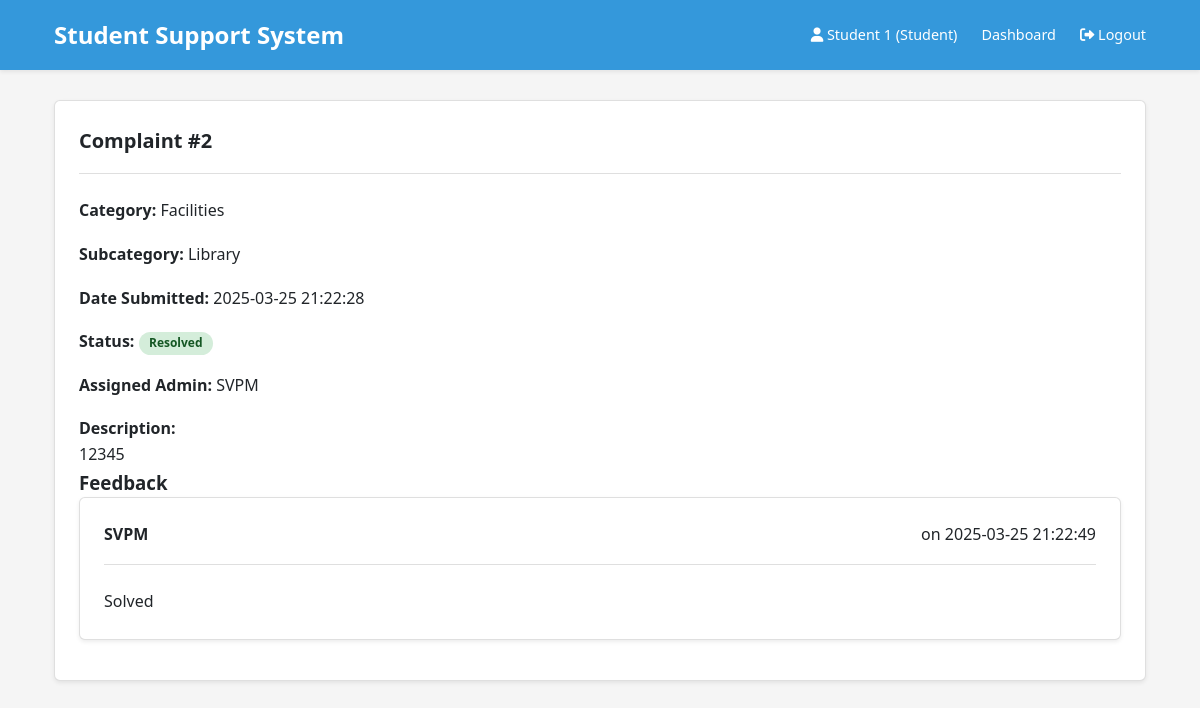
Page /student/complaint/2 (signed in) on the committed database.
### tables this page shows
CREATE TABLE complaints (
                id INTEGER PRIMARY KEY AUTOINCREMENT,
                student_id INTEGER NOT NULL,
                admin_id INTEGER,
                category TEXT NOT NULL,
                subcategory TEXT NOT NULL,
                description TEXT NOT NULL,
                file_path TEXT,
                status TEXT DEFAULT 'pending' CHECK (status IN ('pending', 'in_progress', 'resolved')),
                created_at TIMESTAMP DEFAULT CURRENT_TIMESTAMP,
                updated_at TIMESTAMP DEFAULT CURRENT_TIMESTAMP,
                FOREIGN KEY (student_id) REFERENCES users (id),
                FOREIGN KEY (admin_id) REFERENCES users (id)
            );

CREATE TABLE users (
                id INTEGER PRIMARY KEY AUTOINCREMENT,
                username TEXT UNIQUE NOT NULL,
                password TEXT NOT NULL,
                role TEXT NOT NULL CHECK (role IN ('student', 'admin', 'pending_admin')),
                full_name TEXT NOT NULL,
                email TEXT NOT NULL,
                created_at TIMESTAMP DEFAULT CURRENT_TIMESTAMP
            );

CREATE TABLE feedback (
                id INTEGER PRIMARY KEY AUTOINCREMENT,
                complaint_id INTEGER NOT NULL,
                admin_id INTEGER NOT NULL,
                message TEXT NOT NULL,
                created_at TIMESTAMP DEFAULT CURRENT_TIMESTAMP,
                FOREIGN KEY (complaint_id) REFERENCES complaints (id),
                FOREIGN KEY (admin_id) REFERENCES users (id)
            );

### app.py (the view)
@app.route('/student/complaint/<int:complaint_id>')
@student_required
def view_complaint(complaint_id):
    db = get_db()
    try:
        complaint = db.execute(
            'SELECT c.*, u.full_name as admin_name FROM complaints c '
            'LEFT JOIN users u ON c.admin_id = u.id '
            'WHERE c.id = ? AND c.student_id = ?',
            (complaint_id, session['user_id'])
        ).fetchone()
        if not complaint:
            flash('Complaint not found', 'danger')
            return redirect(url_for('student_dashboard'))
        feedback = db.execute(
            'SELECT f.*, u.full_name as admin_name FROM feedback f '
            'JOIN users u ON f.admin_id = u.id '
            'WHERE f.complaint_id = ? '
            'ORDER BY f.created_at DESC',
            (complaint_id,)
        ).fetchall()
        return render_template('student/complaint.html',
                            complaint=complaint,
                            feedback=feedback,
                            mode='view')
    except sqlite3.Error as e:
        flash(f'Error retrieving complaint: {str(e)}', 'danger')
        return redirect(url_for('student_dashboard'))
    finally:
        db.close()

### app.py (called while the page is built)
def get_db():
    db = sqlite3.connect(app.config['DATABASE'])
    db.row_factory = sqlite3.Row
    return db

def student_required(f):
    @wraps(f)
    def decorated_function(*args, **kwargs):
        if 'user_id' not in session or session.get('role') != 'student':
            flash('Student access required', 'danger')
            return redirect(url_for('login'))
        return f(*args, **kwargs)
    return decorated_function

@app.context_processor
def inject_now():
    return {'now': datetime.now()}

### templates/student/complaint.html (shortened to what this page needs)
{% extends "base.html" %}
{% block content %}
<div class="card">
    <div class="card-header">
        <h2 class="card-title">
            {% if mode == 'new' %}New Complaint{% else %}Complaint #{{ complaint.id }}{% endif %}
        </h2>
    </div>
    <div class="card-body">
        {% if mode == 'new' %}
        <form method="POST" enctype="multipart/form-data">
            <div class="form-group">
                <label for="category">Category</label>
                <select id="category" name="category" required>
                    <option value="">Select a category</option>
                    <option value="academics">Academics</option>
                    <option value="facilities">Facilities</option>
                    <option value="hostel">Hostel</option>
                    <option value="administration">Administration</option>
                </select>
            </div>
            <div class="form-group">
                <label for="subcategory">Subcategory</label>
                <select id="subcategory" name="subcategory" required>
                    <option value="">Select a category first</option>
                </select>
            </div>
            <div class="form-group">
                <label for="admin_id">Assign to Admin (optional)</label>
                <select id="admin_id" name="admin_id">
                    <option value="">Select an admin</option>
                    {% for admin in admins %}
                    <option value="{{ admin.id }}">{{ admin.full_name }}</option>
                    {% endfor %}
                </select>
            </div>
            <div class="form-group">
                <label for="description">Description</label>
                <textarea id="description" name="description" rows="5" required></textarea>
            </div>
            <div class="form-group">
                <label for="file">Attachment (optional)</label>
                <input type="file" id="file" name="file">
                <div id="file-preview" class="mt-2"></div>
            </div>
            <button type="submit" class="btn">Submit Complaint</button>
        </form>
        {% else %}
        <div class="complaint-details">
            <div class="detail-row">
                <strong>Category:</strong> {{ complaint.category|title }}
            </div>
            <div class="detail-row">
                <strong>Subcategory:</strong> {{ complaint.subcategory|title }}
            </div>
            <div class="detail-row">
                <strong>Date Submitted:</strong> {{ complaint.created_at }}
            </div>
            <div class="detail-row">
                <strong>Status:</strong>
                <span class="badge badge-{{ complaint.status }}">
                    {{ complaint.status|replace('_', ' ')|title }}
                </span>
            </div>
            <div class="detail-row">
                <strong>Assigned Admin:</strong> {{ complaint.admin_name or 'Not assigned' }}
            </div>
            <div class="detail-row">
                <strong>Description:</strong>
                <p>{{ complaint.description }}</p>
            </div>
            <h3 class="mt-4">Feedback</h3>
            {% if feedback %}
                {% for item in feedback %}
                <div class="feedback-item card mb-3">
                    <div class="card-header">
                        <strong>{{ item.admin_name }}</strong> on {{ item.created_at }}
                    </div>
                    <div class="card-body">
                        {{ item.message }}
                    </div>
                </div>
                {% endfor %}
            {% else %}
                <p>No feedback yet.</p>
            {% endif %}
        </div>
        {% endif %}
    </div>
</div>
{% endblock %}

### templates/static/css/style.css (style rules this page uses)
:root { --primary-color: #3498db; --primary-dark: #2980b9; --success-color: #2ecc71; --danger-color: #e74c3c; --warning-color: #f39c12; --light-color: #f8f9fa; --dark-color: #343a40; --gray-color: #6c757d; --text-color: #212529; --text-light: #6c757d; --border-radius: 0.375rem; --box-shadow: 0 0.125rem 0.25rem rgba(0, 0, 0, 0.075); --transition: all 0.3s ease; --container-width: 1140px; }
* { margin: 0; padding: 0; box-sizing: border-box; }
body { font-family: 'Segoe UI', Tahoma, Geneva, Verdana, sans-serif; line-height: 1.6; color: var(--text-color); background-color: #f5f5f5; display: flex; flex-direction: column; min-height: 100vh; }
.detail-row,.form-group { margin-top: 18px; }
.card { background-color: white; border-radius: var(--border-radius); box-shadow: var(--box-shadow); padding: 1.5rem; margin-bottom: 1.5rem; border: 1px solid rgba(0, 0, 0, 0.125); }
.card-header { border-bottom: 1px solid rgba(0, 0, 0, 0.125); padding-bottom: 1rem; margin-bottom: 1.5rem; display: flex; justify-content: space-between; align-items: center; flex-wrap: wrap; gap: 1rem; }
.card-title { font-size: 1.25rem; margin: 0; font-weight: 600; }
.badge { display: inline-block; padding: 0.35rem 0.65rem; font-size: 0.75rem; font-weight: 600; line-height: 1; text-align: center; white-space: nowrap; vertical-align: baseline; border-radius: 10rem; }
.badge-resolved { background-color: #d4edda; color: #155724; }
.mb-3 { margin-bottom: 1rem !important; }

### rows in the picture
complaints: id "2", category "Facilities", subcategory "Library", created_at "2025-03-25 21:22:28", status "Resolved", description "12345"
users: full_name "SVPM"
feedback: admin_name "SVPM", created_at "2025-03-25 21:22:49", message "Solved"

### other values in the picture
{{ session.full_name }} "Student 1"
{{ session.role|title }} "Student"
